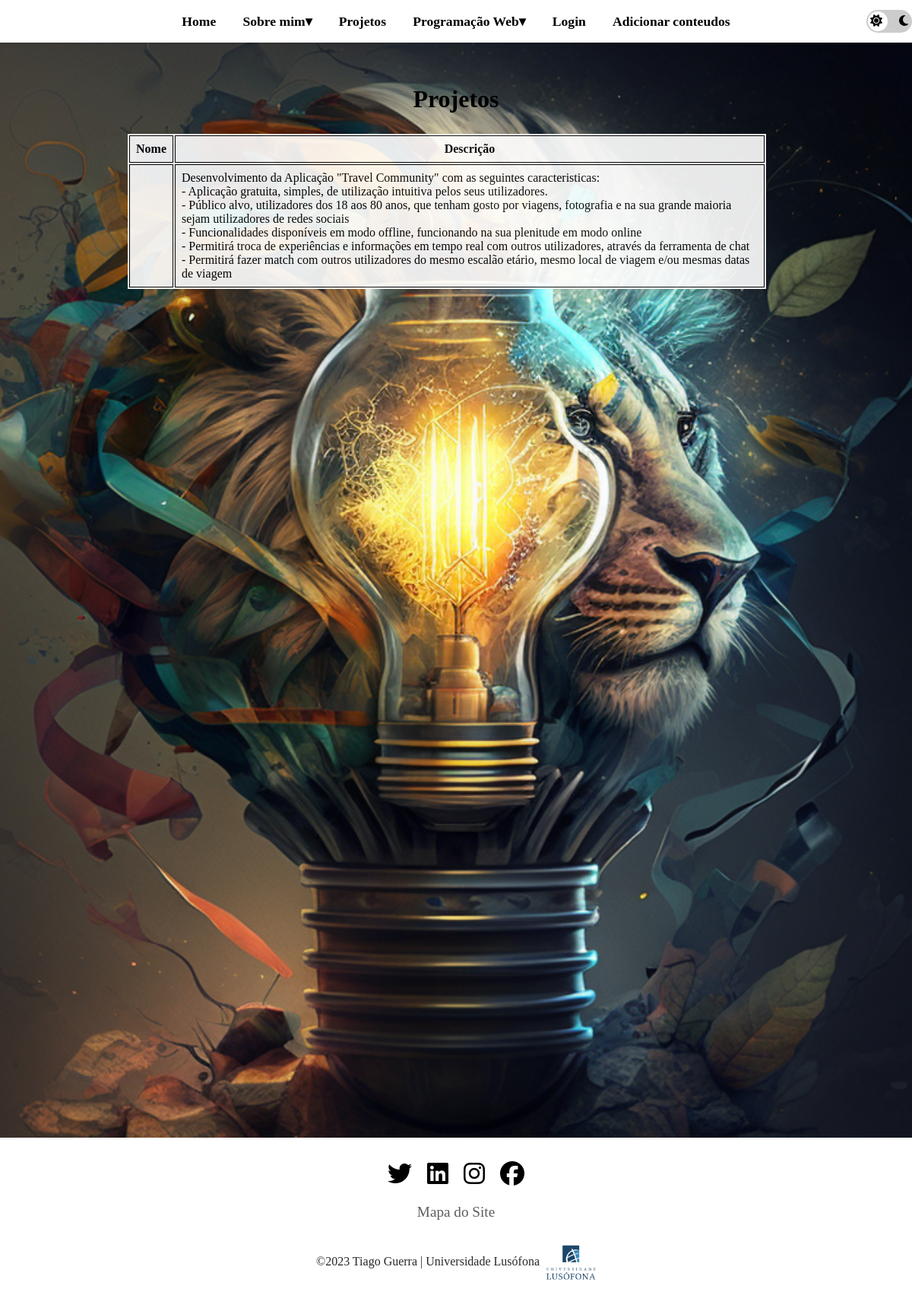
The app's page /projetos, older data.
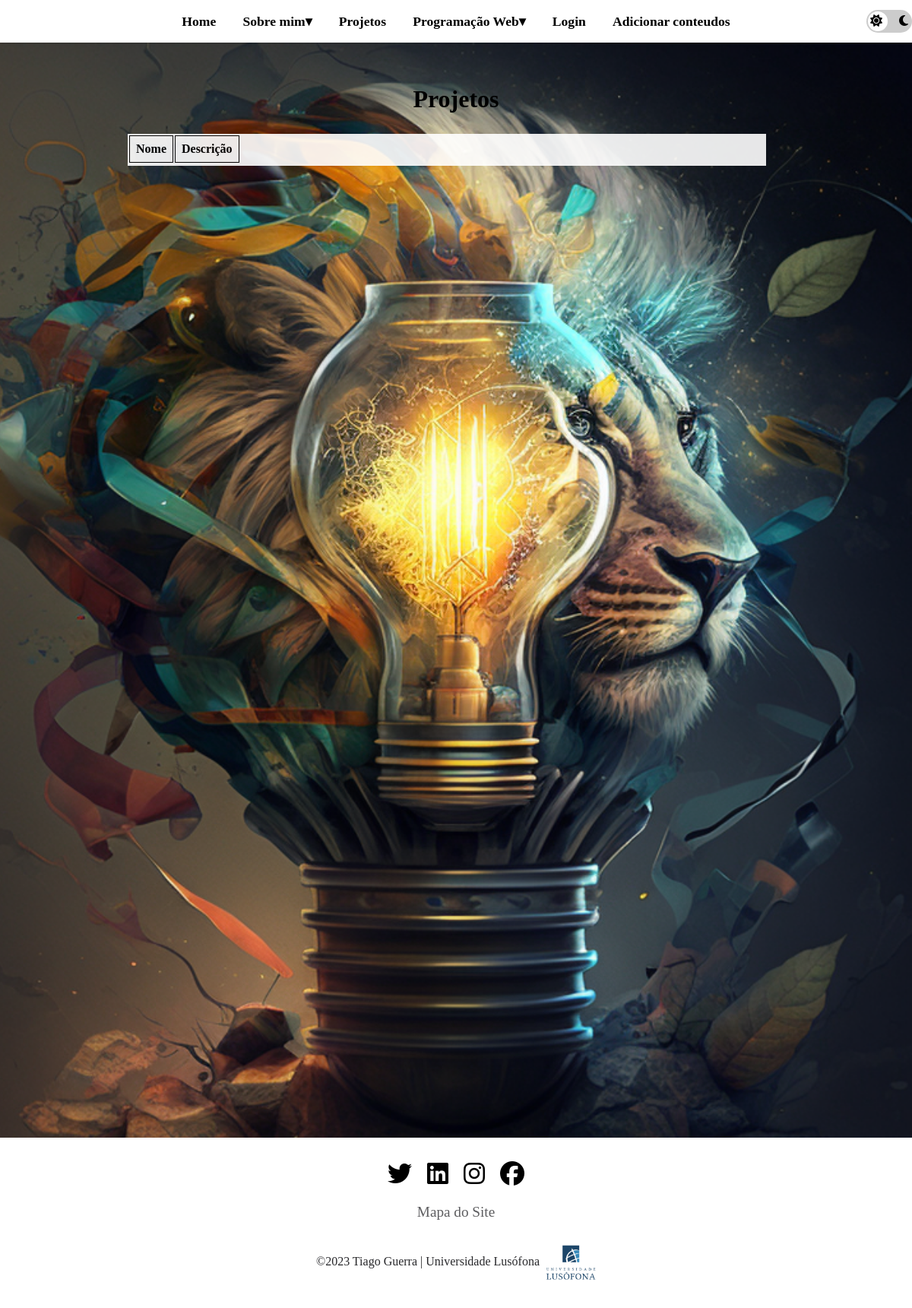
The same page, newer data.
### portfolio/models.py (models this page shows, shortened)
class Projeto(models.Model):
    nome = models.CharField(max_length=75, blank=True)
    descricao = models.TextField(max_length=2000, blank=True)

### portfolio/views.py (the view)
# urls.py: path('projetos', views.projetos_page_view, name='projetos'),
def projetos_page_view(request):
    projetos = Projeto.objects.all()
    return render(request, 'portfolio/projetos.html', {'projetos': projetos})

### portfolio/templates/portfolio/projetos.html (shortened to what this page needs)
{% extends 'portfolio/layout.html' %}
{% load static %}
{% block head %}
<link rel="stylesheet" href="{% static 'css/projetos.css' %}">
{% endblock %}
{% block main %}
  <main>
    <h1>Projetos</h1>
    <table class="tabela1ano">
        <thead>
            <tr class="header-tr">
                <th>Nome</th>
                <th>Descrição</th>
            </tr>
        </thead>
        <tbody>
            <tr>
                {% for projeto in projetos %}
              <td>{{ projeto.nome }}</td>
              <td>{{ projeto.descricao | safe }}</td>
                {% endfor %}
            </tr>
        </tbody>
    </table>
  </main>
{% endblock %}

Row changes from the older to the newer data that the page shows:
removed Projeto: descricao "Desenvolvimento da Aplicação \"Travel Community\" com as seguintes caracteristicas: - Aplicação gratuita, simples, de utilização intuitiva pelos seus utilizadores. - Público alvo, utilizadores dos 18 aos 80 anos, que tenham gosto por viagens, fotografia e na sua grande maioria sejam utilizadores de redes sociais - Funcionalidades disponíveis em modo offline, funcionando na sua plenitude em modo online - Permitirá troca de experiências e informações em tempo real com outros utilizadores, através da ferramenta de chat - Permitirá fazer match com outros utilizadores do mesmo escalão etário, mesmo local de viagem e/ou mesmas datas de viagem"
